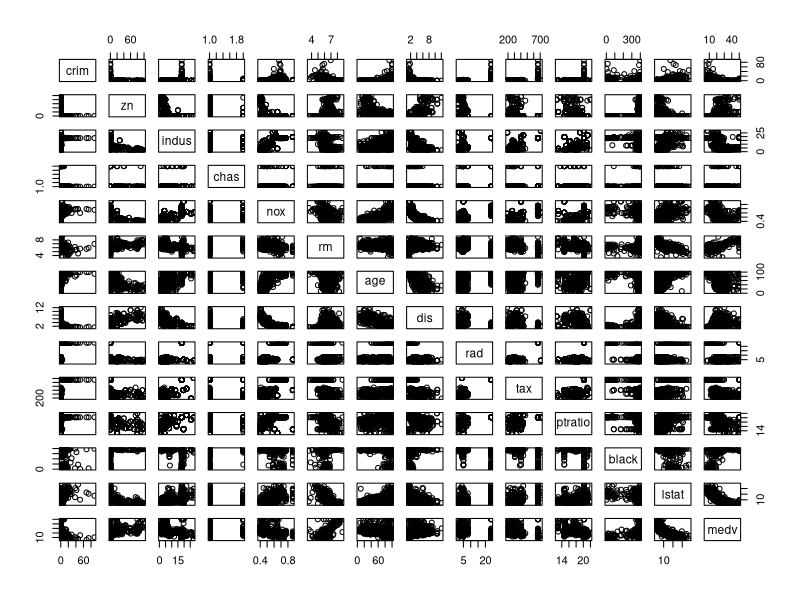
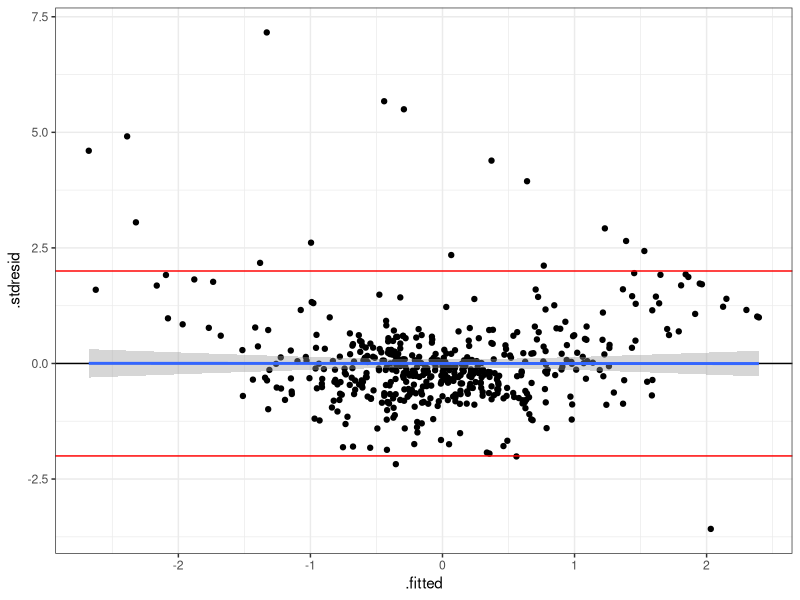
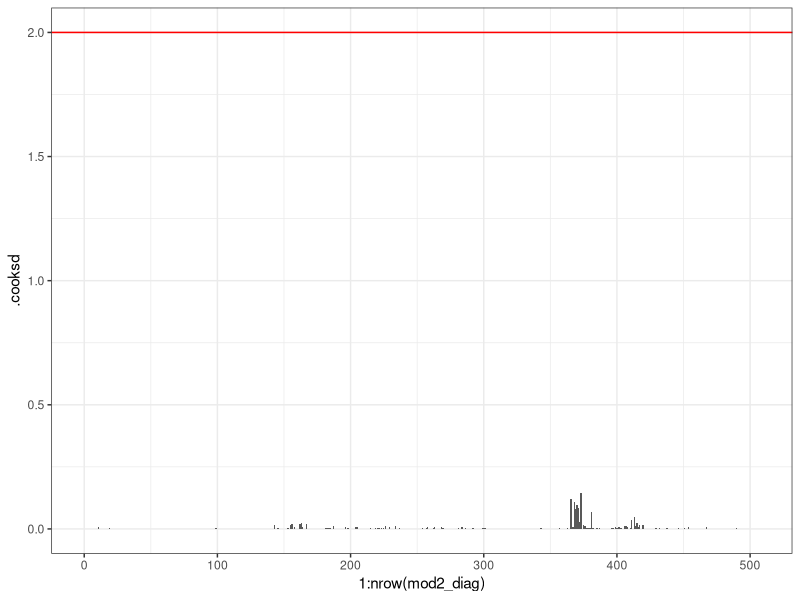
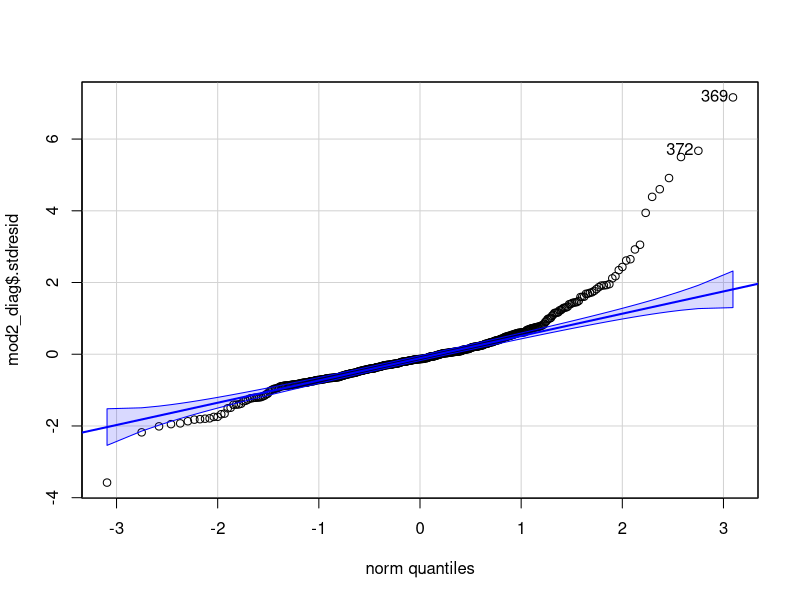
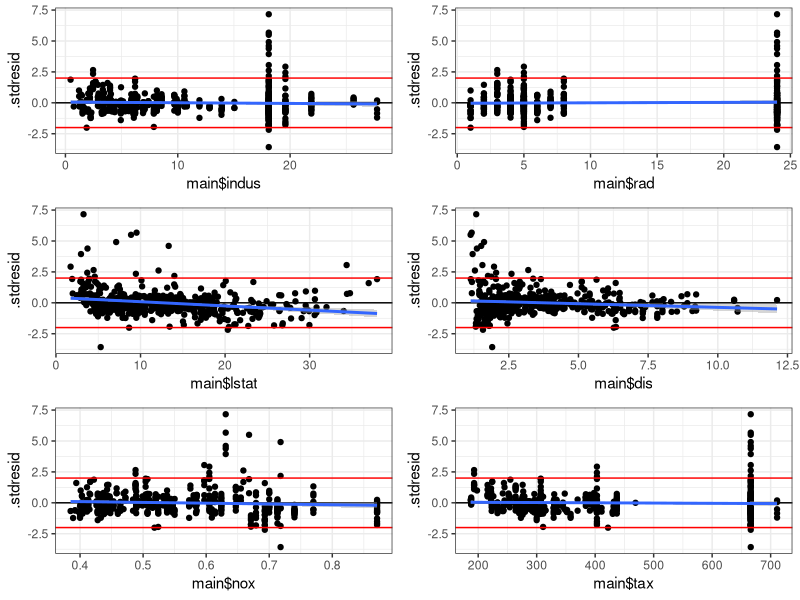
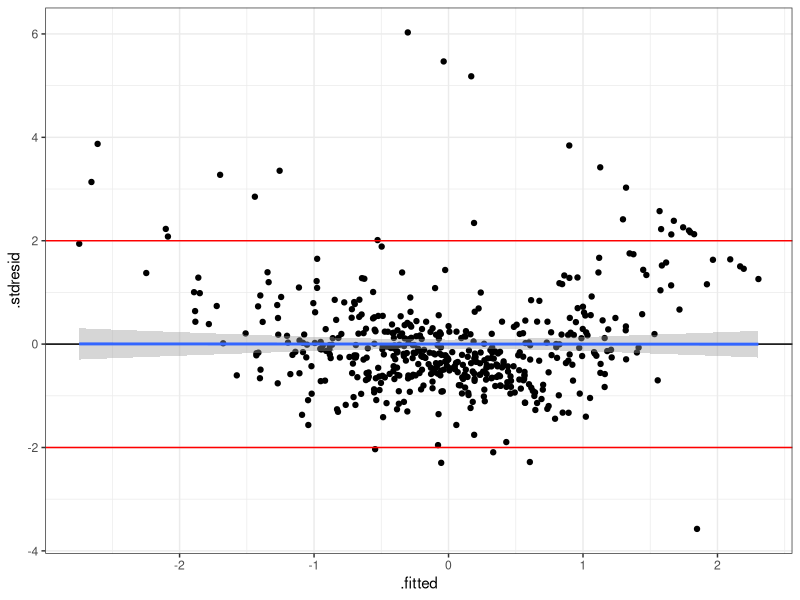
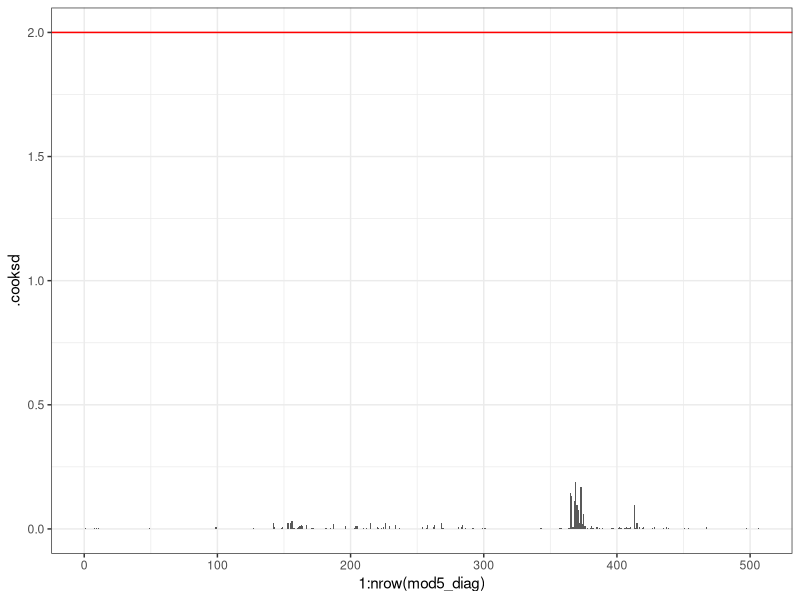
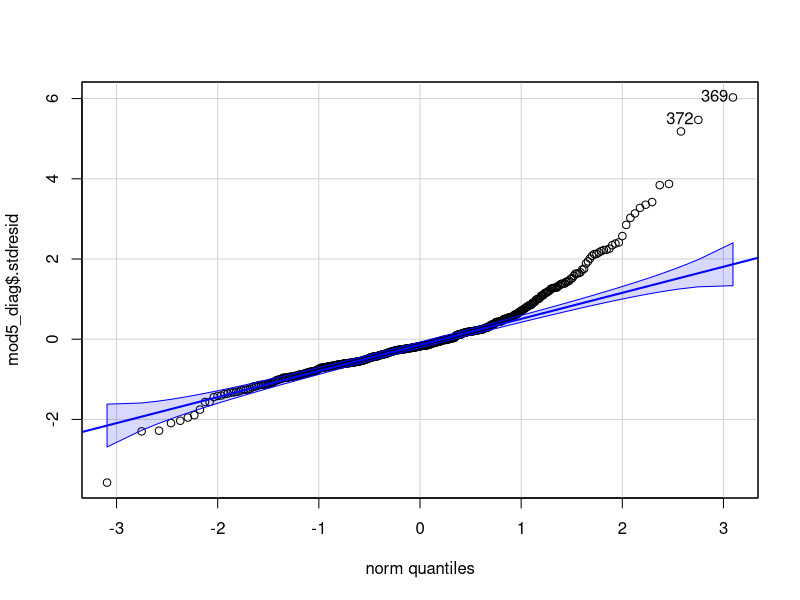

Here is the R script that generated these plots, in order:
## ---- chunk 1
knitr::opts_chunk$set(echo = TRUE)
library(psych)
library(car)
library(ggplot2)
library(dplyr)
library(gridExtra)
library(MASS)
theme_set(theme_bw())
## ---- chunk 2
data("Boston")
main <- Boston
## ---- chunk 3
str(main)
## ---- chunk 4
sum(is.na(main))
sum(duplicated(main))
## ---- chunk 5
main$chas <- as.factor(main$chas)
summary(main)
## ---- chunk 6
plot(main)
## ---- chunk 7
model <- lm(medv ~ ., main)
summary(model)
## ---- chunk 8
main_scale <- main[,-4] # excluding 'chas' factor variable 
main_scale <- as.data.frame(sapply(main_scale, scale)) 
main_scale$chas <- main[,4] # returning back 'chas' variable
## ---- chunk 9
model_scale <- lm(medv ~ ., main_scale)
summary(model_scale)
## ---- chunk 10
vif(model_scale)
## ---- chunk 11
model_no_tax <- update(model_scale, .~. - tax) 
vif(model_no_tax)

model_no_tax_nox <- update(model_no_tax, .~. - nox) 
vif(model_no_tax_nox)

model_no_tax_nox_dis <- update(model_no_tax_nox, .~. - dis) 
vif(model_no_tax_nox_dis)

model_no_tax_nox_dis_lstat <- update(model_no_tax_nox_dis, .~. - lstat) 
vif(model_no_tax_nox_dis_lstat)

model_no_tax_nox_dis_lstat_rad <- update(model_no_tax_nox_dis_lstat, .~. - rad) 
vif(model_no_tax_nox_dis_lstat_rad)

model_no_tax_nox_dis_lstat_rad_indus <- update(model_no_tax_nox_dis_lstat_rad, .~. - indus) 
vif(model_no_tax_nox_dis_lstat_rad_indus)

summary(model_no_tax_nox_dis_lstat_rad_indus)
## ---- chunk 12
mod1 <- model_no_tax_nox_dis_lstat_rad_indus
drop1(mod1, test = "F")

mod2 <- update(mod1, .~. - zn)
drop1(mod2, test = "F")
## ---- chunk 13
mod2_diag <- data.frame(fortify(mod2), main[, c(1, 4, 6, 7, 11, 12)])
gg_resid <- ggplot(data = mod2_diag, aes(x = .fitted, y = .stdresid)) + 
  geom_point() + 
  geom_hline(yintercept = 0) +
  geom_smooth(method = "lm") +
  geom_hline(yintercept = 2, color = "red") +
  geom_hline(yintercept = -2, color = "red")
gg_resid

ggplot(mod2_diag, aes(x = 1:nrow(mod2_diag), y = .cooksd)) + 
  geom_bar(stat = "identity") + 
  geom_hline(yintercept = 2, color = "red")

qqPlot(mod2_diag$.stdresid)

## ---- chunk 14
res_1 <- gg_resid + aes(x = main$indus)
res_2 <- gg_resid + aes(x = main$rad)
res_3 <- gg_resid + aes(x = main$lstat)
res_4 <- gg_resid + aes(x = main$dis)
res_5 <- gg_resid + aes(x = main$nox)
res_6 <- gg_resid + aes(x = main$tax)

grid.arrange(res_1, res_2, res_3, res_4, res_5, res_6, nrow = 3)
## ---- chunk 15
mod3 <- update(mod2, .~. + lstat)
drop1(mod3, test = "F")
## ---- chunk 16
mod4 <- update(mod3, .~. - crim)
drop1(mod4, test = "F")

mod5 <- update(mod4, .~. - age)
drop1(mod5, test = "F")

mod5_diag <- data.frame(fortify(mod5), main[, c(4, 6, 11, 12, 13)])

gg_resid <- ggplot(data = mod5_diag, aes(x = .fitted, y = .stdresid)) + 
  geom_point() + 
  geom_hline(yintercept = 0) +
  geom_smooth(method = "lm") +
  geom_hline(yintercept = 2, color = "red") +
  geom_hline(yintercept = -2, color = "red")
gg_resid

ggplot(mod5_diag, aes(x = 1:nrow(mod5_diag), y = .cooksd)) + 
  geom_bar(stat = "identity") + 
  geom_hline(yintercept = 2, color = "red")

qqPlot(mod5_diag$.stdresid)

qqPlot(main_scale$lstat)

res_1 <- gg_resid + aes(x = main$crim)
res_2 <- gg_resid + aes(x = main$zn)
res_3 <- gg_resid + aes(x = main$indus)
res_4 <- gg_resid + aes(x = main$nox)
res_5 <- gg_resid + aes(x = main$age)
res_6 <- gg_resid + aes(x = main$dis)
res_7 <- gg_resid + aes(x = main$rad)
res_8 <- gg_resid + aes(x = main$tax)

grid.arrange(res_1, res_2, res_3, res_4, res_5, res_6, res_7, res_8, nrow = 4)
## ---- chunk 17
mod6 <- update(mod5, .~. + dis)
drop1(mod6, test = "F")

mod6_diag <- data.frame(fortify(mod6), main[, c(4, 6, 8, 11, 12, 13)])

gg_resid <- ggplot(data = mod6_diag, aes(x = .fitted, y = .stdresid)) + 
  geom_point() + 
  geom_text(aes(label=rownames(mod6_diag)),hjust=0, vjust=0) + 
  geom_hline(yintercept = 0) +
  geom_smooth(method = "lm") +
  geom_hline(yintercept = 2, color = "red") +
  geom_hline(yintercept = -2, color = "red")
gg_resid

ggplot(mod6_diag, aes(x = 1:nrow(mod6_diag), y = .cooksd)) + 
  geom_bar(stat = "identity") + 
  geom_hline(yintercept = 2, color = "red")

qqPlot(mod6_diag$.stdresid)

summary(mod6)

## ---- chunk 18
final_mod <- lm(formula = medv ~ rm + ptratio + black + chas + lstat + dis, data = main)
summary(final_mod)
## ---- chunk 19
final_mod_scale <- lm(formula = medv ~ rm + ptratio + black + chas + lstat + dis, data = main_scale)
summary(final_mod_scale)
## ---- chunk 20

MyData6 <- data.frame(
  rm = mean(main$lstat), 
  chas = as.factor(0), # setting factor level manually
  ptratio = mean(main$ptratio),
  black = mean(main$black),
  lstat = seq(min(main$lstat), max(main$lstat), length.out = 100),
  dis = mean(main$dis))

Predictions <- predict(mod6, newdata = MyData6,  interval = 'confidence')
MyData6 <- data.frame(MyData6, Predictions)

Pl_predict <- ggplot(MyData6, aes(x = lstat, y = fit)) +
  geom_ribbon(alpha = 0.2, aes(ymin = lwr, ymax = upr)) +
  geom_line() + 
  ggtitle("Multiple linear model prediction")+
  coord_cartesian(ylim = c(5, 80))
Pl_predict
